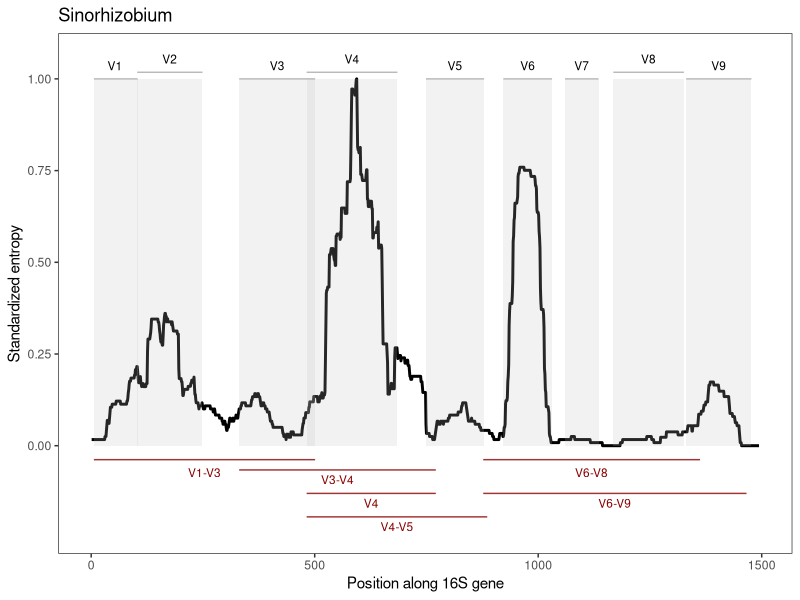
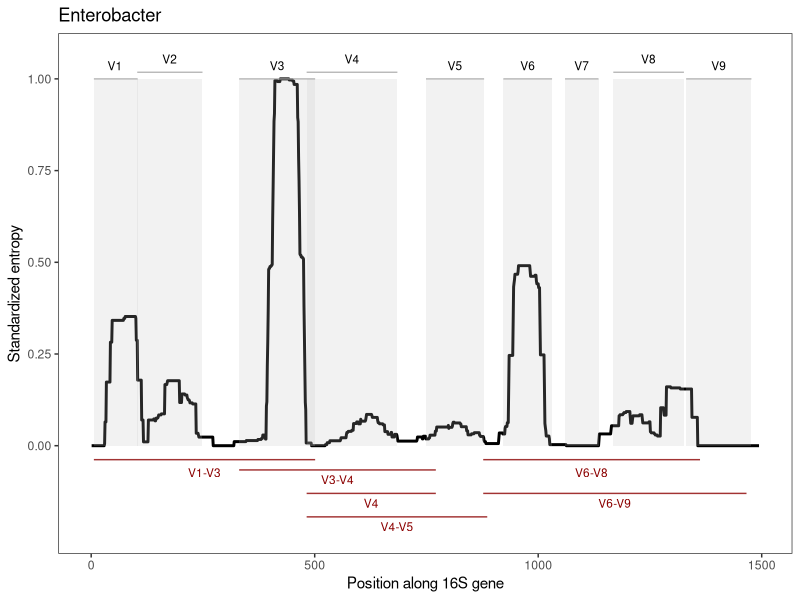
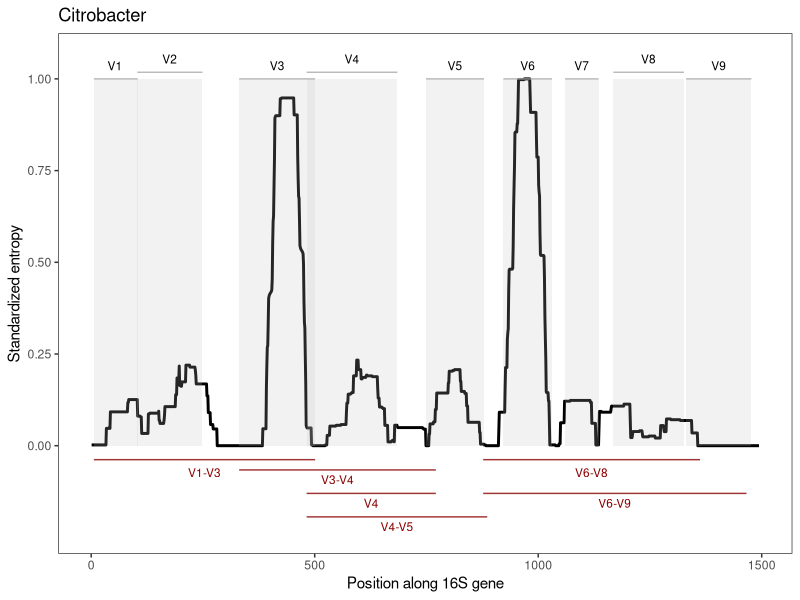
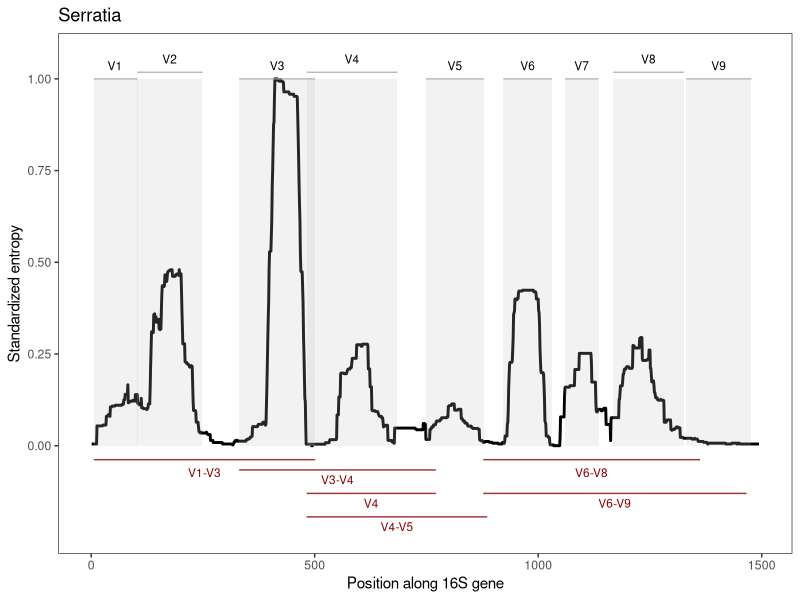
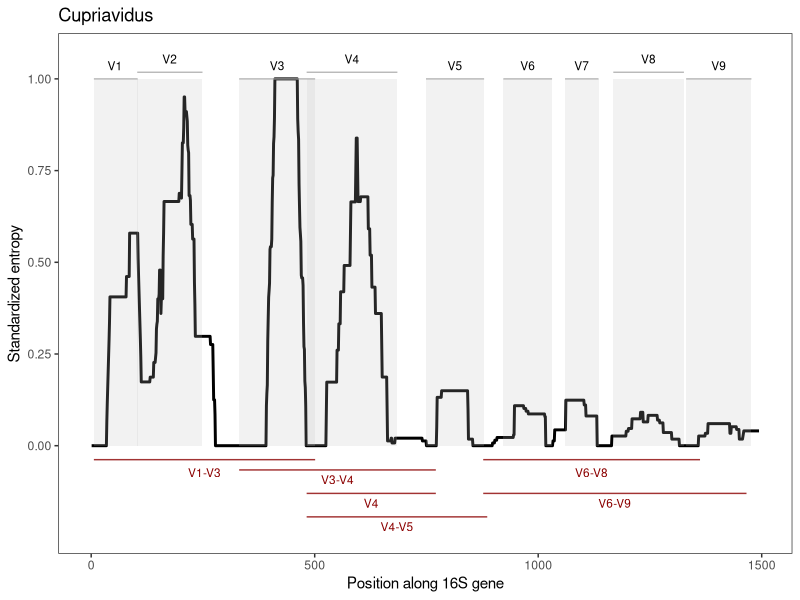
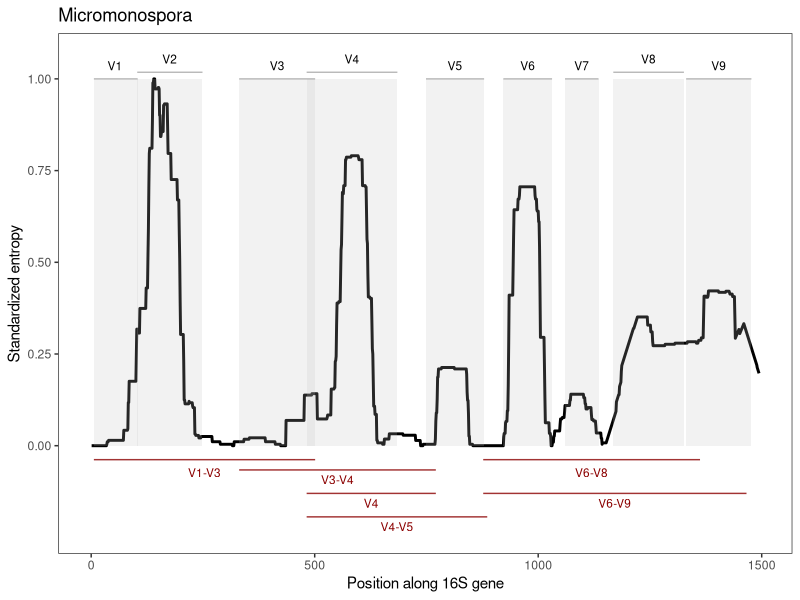
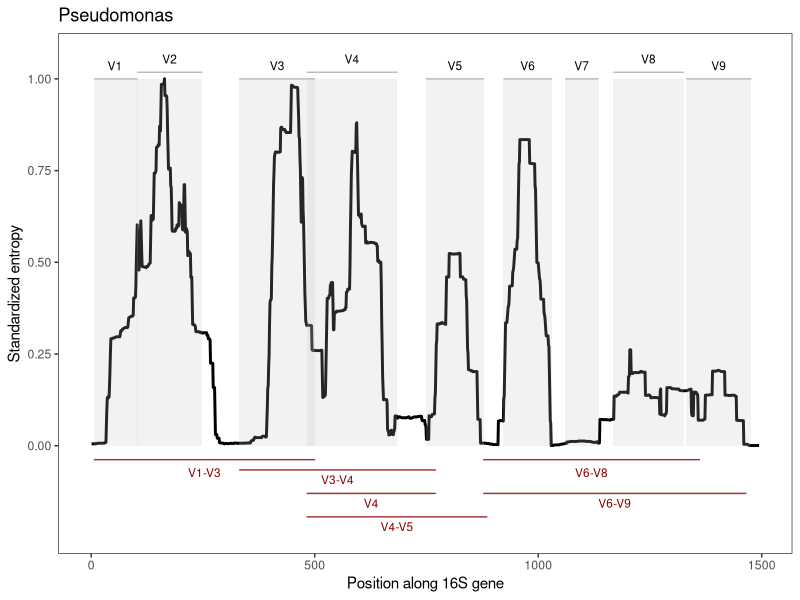
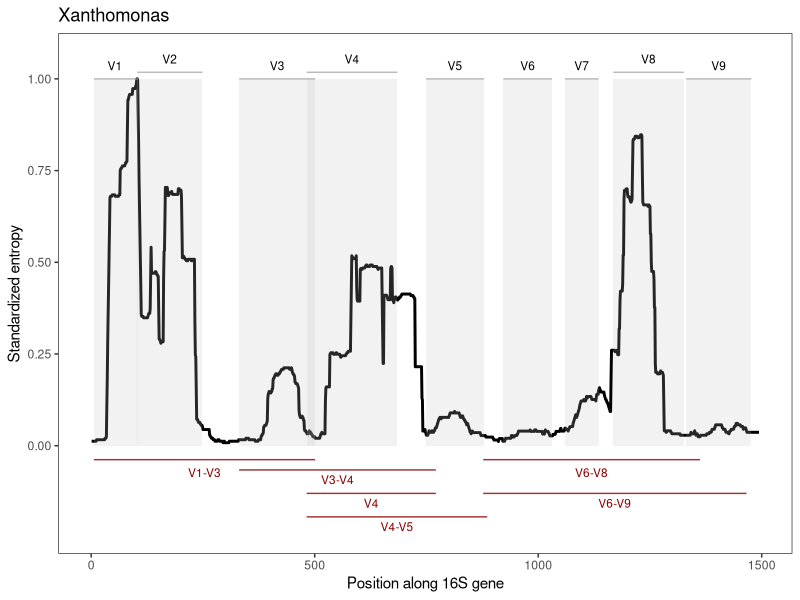

Write the R code that produced these figures, in order.
library(ggplot2)
library(dplyr)

entropy_data <- read.csv('Smooth_std_entropy.csv', header = F)

colnames(entropy_data)[1] <- 'Genus'
entropy <- as.data.frame(t(entropy_data))
first_row <- entropy[1, ]
colnames(entropy) <- first_row
entropy <- entropy[-1,]
entropys <- as.data.frame(sapply(entropy, as.numeric))

base_position <- 1:1494
df <- cbind('Base_Position' = base_position, entropys)
df <- as.data.frame(df)

# parameters
# region title offset
n = 0.018
# region title alpha
ra=0.8
# region title colour
rc='dark grey'
# panel alpha
pa=0.2
#panel colour
pc='grey'
#amplicon colour
ac = 'dark red'

genera <- colnames(df)[-1]
genera

plots <- lapply(genera, function(genus) {
  
  #df$value_n <- entropy / max(entropy, na.rm=T)
  plt <- ggplot(df)
  plt <- plt + geom_line(aes_string(x = "Base_Position", y = genus), lwd=1) +
    labs(x = "Position along 16S gene", y = "Standardized entropy", title = genus) +
    theme(plot.title = element_text(size = 15), 
          axis.title.x = element_text(size = 12), 
          axis.title.y = element_text(size = 12))
  plt <- plt + theme_bw() + 
    scale_y_continuous(limits = c(-0.23, 1.06), 
                       breaks = c(0, 0.25, 0.5, 0.75, 1), 
                       labels = c("0.00", "0.25", "0.50", "0.75", "1.00"))
  
  # add colour panels
  plt <- plt + annotate('rect', xmin=6, xmax=104, ymin=0, ymax=1, fill=pc, alpha=pa)
  plt <- plt + annotate('rect', xmin=103, xmax=249, ymin=0, ymax=1, fill=pc, alpha=pa)
  plt <- plt + annotate('rect', xmin=331, xmax=501, ymin=0, ymax=1, fill=pc, alpha=pa)
  plt <- plt + annotate('rect', xmin=482, xmax=685, ymin=0, ymax=1, fill=pc, alpha=pa)
  plt <- plt + annotate('rect', xmin=749, xmax=879, ymin=0, ymax=1, fill=pc, alpha=pa)
  plt <- plt + annotate('rect', xmin=922, xmax=1031, ymin=0, ymax=1, fill=pc, alpha=pa)
  plt <- plt + annotate('rect', xmin=1060, xmax=1135, ymin=0, ymax=1, fill=pc, alpha=pa)
  plt <- plt + annotate('rect', xmin=1168, xmax=1326, ymin=0, ymax=1, fill=pc, alpha=pa)
  plt <- plt + annotate('rect', xmin=1331, xmax=1477, ymin=0, ymax=1, fill=pc, alpha=pa)
  
  # # add individual bars
  #V1
  plt <- plt + annotate('segment', x=6, xend=104, y=1, yend=1, colour=rc, alpha=ra)
  plt <- plt + annotate('text', x=6 + (104-9)/2, y=1+n+n, label='V1', cex=3)
  #V2
  plt <- plt + annotate('segment', x=103, xend=249, y=1+n, yend=1+n, colour=rc, alpha=ra)
  plt <- plt + annotate('text', x=103 + (249-103)/2, y=1+n+n+n, label='V2', cex=3)
  #V3
  plt <- plt + annotate('segment', x=331, xend=501, y=1, yend=1, colour=rc, alpha=ra)
  plt <- plt + annotate('text', x=331 + (501-331)/2, y=1+n+n, label='V3', cex=3)
  #V4
  plt <- plt + annotate('segment', x=482, xend=685, y=1+n, yend=1+n, colour=rc, alpha=ra)
  plt <- plt + annotate('text', x=482 + (685-482)/2, y=1+n+n+n, label='V4', cex=3)
  #V5
  plt <- plt + annotate('segment', x=749, xend=879, y=1, yend=1, colour=rc, alpha=ra)
  plt <- plt + annotate('text', x=749 + (879-749)/2, y=1+n+n, label='V5', cex=3)
  #V6
  plt <- plt + annotate('segment', x=922, xend=1031, y=1, yend=1, colour=rc, alpha=ra)
  plt <- plt + annotate('text', x=922 + (1031-922)/2, y=1+n+n, label='V6', cex=3)
  #V7
  plt <- plt + annotate('segment', x=1060, xend=1135, y=1, yend=1, colour=rc, alpha=ra)
  plt <- plt + annotate('text', x=1060 + (1135-1060)/2, y=1+n+n, label='V7', cex=3)
  #V8
  plt <- plt + annotate('segment', x=1168, xend=1326, y=1+n, yend=1+n, colour=rc, alpha=ra)
  plt <- plt + annotate('text', x=1168 + (1326-1168)/2, y=1+n+n+n, label='V8', cex=3)
  #V9
  plt <- plt + annotate('segment', x=1331, xend=1477, y=1, yend=1, colour=rc, alpha=ra)
  plt <- plt + annotate('text', x=1331 + (1477-1331)/2, y=1+n+n, label='V9', cex=3)
  
  # Add amplicon regions
  #V1-V3
  plt <- plt + annotate('segment', x=6, xend=501, y=-0.02-n, yend=-0.02-n, colour=ac, alpha=ra)
  plt <- plt + annotate('text', x=6 + (501-6)/2, y=-0.02-3*n, label='V1-V3', colour=ac, cex=3)
  #V3-V4
  plt <- plt + annotate('segment', x=331, xend=771, y=-0.03-2*n, yend=-0.03-2*n, colour=ac, alpha=ra)
  plt <- plt + annotate('text', x=331 + (771-331)/2, y=-0.03-3.5*n, label='V3-V4', colour=ac, cex=3)
  #V4-V5
  plt <- plt + annotate('segment', x=482, xend=886, y=-0.05-8*n, yend=-0.05-8*n, colour=ac, alpha=ra)
  plt <- plt + annotate('text', x=482 + (886-482)/2, y=-0.05-9.5*n, label='V4-V5', colour=ac, cex=3)
  #V4
  plt <- plt + annotate('segment', x=482, xend=771, y=-0.04-5*n, yend=-0.04-5*n, colour=ac, alpha=ra)
  plt <- plt + annotate('text', x=482 + (771-482)/2, y=-0.04-6.5*n, label='V4', colour=ac, cex=3)
  #V6-V8
  plt <- plt + annotate('segment', x=877, xend=1362, y=-0.02-n, yend=-0.02-n, colour=ac, alpha=ra)
  plt <- plt + annotate('text', x=877 + (1362-877)/2, y=-0.02-3*n, label='V6-V8', colour=ac, cex=3)
  #V6-V9
  plt <- plt + annotate('segment', x=877, xend=1466, y=-0.04-5*n, yend=-0.04-5*n, colour=ac, alpha=ra)
  plt <- plt + annotate('text', x=877 + (1466-877)/2, y=-0.04-6.5*n, label='V6-V9', colour=ac, cex=3)
  
  plt <- plt + theme(panel.grid = element_blank())
  
  file_name <- paste0(genus, "_Entropy_plot.png")
  
  ggsave(file_name, plot = plt, width = 8, height = 5) 
})